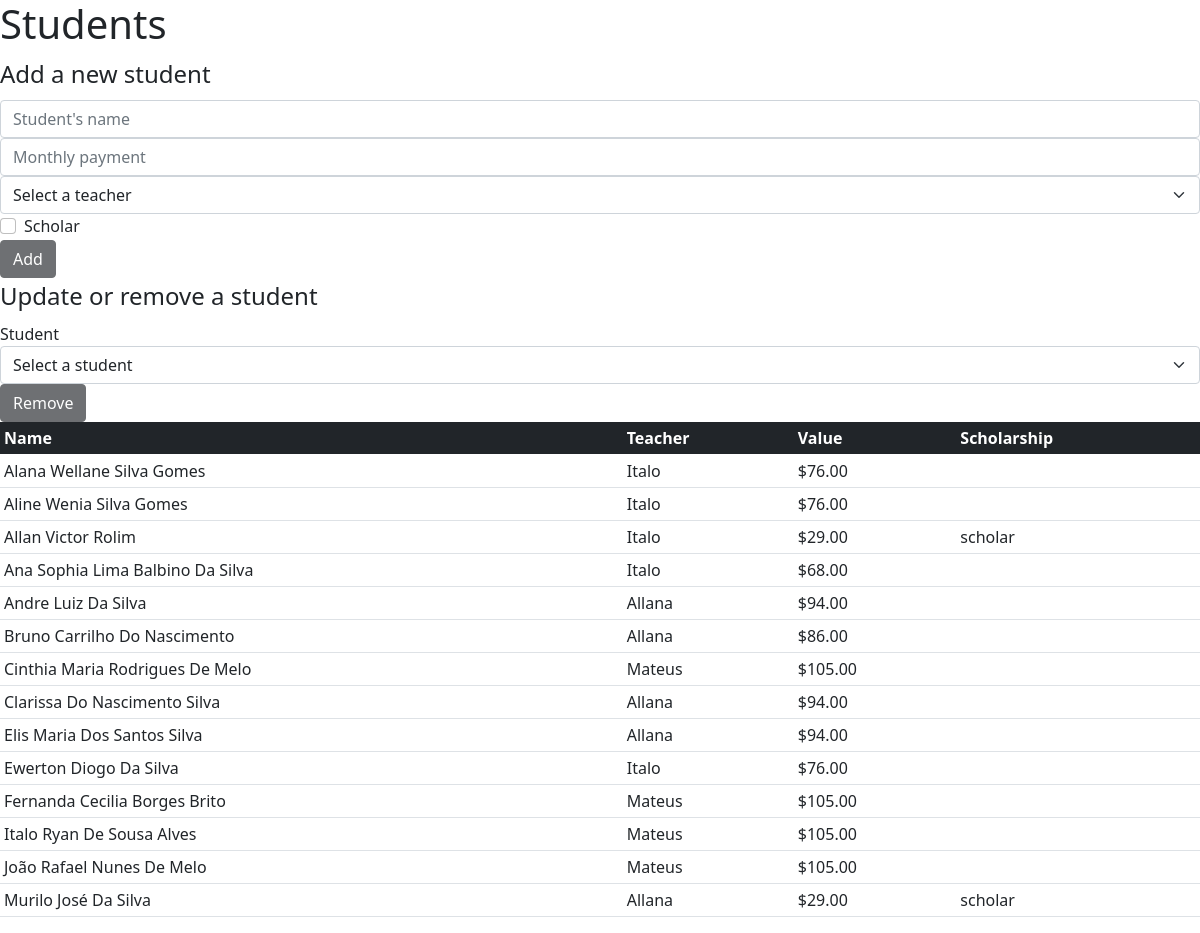
/students, run on the app's committed database.
### tables this page shows
CREATE TABLE students (
	id INTEGER PRIMARY KEY AUTOINCREMENT,
	name TEXT NOT NULL,
	teacher_id INTEGER NOT NULL,
	monthly REAL NOT NULL,
	scholar BOOLEAN NOT NULL DEFAULT FALSE
);

### application.py (the view)
@app.route('/students', methods=['GET', 'POST'])
def students():
    if request.method == 'POST':
        conn = sqlite3.connect('smart-fluent.db')
        c = conn.cursor()
        c.executescript(open('queries/create_tables.sql').read())
        if 'add-field' in request.form.keys():
            student = request.form.get('add-field').lower().strip()
            c.execute('''SELECT id FROM professors WHERE name = ?
                ''', (request.form.get('teacher').lower().strip(),))
            teacher_id = c.fetchone()[0]
            monthly = float(request.form.get('value'))
            scholar = False
            if 'scholar' in request.form.keys():
                scholar = True
            c.execute('''
                INSERT INTO students (name, teacher_id, monthly, scholar)
                VALUES (?, ?, ?, ?)
                ''', (student, teacher_id, monthly, scholar))
        elif 'rem-button' in request.form.keys():
            student_name = request.form.get('search-student').lower().strip()
            c.execute('''
                DELETE FROM students WHERE name = ?
                ''', (student_name,))
        else:
            pass
        conn.commit()
        conn.close()
        return redirect('/students')
    else:
        conn = sqlite3.connect('smart-fluent.db')
        c = conn.cursor()
        c.executescript(open('queries/create_tables.sql').read())
        professors = [row[0].title() for row in c.execute('''SELECT name FROM
            professors''')]
        students = []
        for row in c.execute('''SELECT * FROM students ORDER BY name'''):
            student = {
                'id': row[0],
                'name': row[1].title(),
                'teacher': row[2],
                'payment': '${:,.2f}'.format(row[3]),
                'scholar': ''
            }
            if row[4] == 1:
                student['scholar'] = 'scholar'
            students.append(student)
        for student in students:
            c.execute('''SELECT name FROM professors WHERE id = ?''', (student['teacher'],))
            student['teacher'] = c.fetchone()[0].title()
        conn.close()
        return render_template('students.html', professors=professors, \
            students=students)

### templates/students.html (shortened to what this page needs)
{% extends "layout.html" %}
{% block body %}
	<h1>Students</h1>
	<legend>Add a new student</legend>
	<form action="/students" method="post">
		<input type="text" id="add-field" name="add-field" class="form-control"
		placeholder="Student's name" required>
		<input type="number" id="value" name="value" placeholder="Monthly payment"
		class="form-control" min="0" step="0.01" required>
		<select id="teacher" name="teacher" class="form-select" required>
			<option value="">Select a teacher</option>
		</select>
		<div class="form-check">
			<label class="form-check-label" for="scholar">Scholar</label>
			<input class="form-check-input" type="checkbox" id="scholar" name="scholar" value="scholar">
		</div>
		<button type="submit" id="add-button" name="add-button"
		class="btn btn-dark" disabled>Add</button>
	</form>
	<form action="/students" method="post">
		<legend>Update or remove a student</legend>
		<label for="search-student">Student</label>
		<select id="search-student" class="form-select" name="search-student" required>
			<option value="">Select a student</option>
		</select>
		<button type="submit" id="rem-button" class="btn btn-dark"
		name="rem-button" disabled>Remove</button>
	</form>
	<div class="table-response">
	<table class="table table-sm table-hover">
		<thead class="table-dark">
			<th>Name</th>
			<th>Teacher</th>
			<th>Value</th>
			<th>Scholarship</th>
		</thead>
		{% for student in students %}
			<tr>
				<td>{{ student['name'] }}</td>
				<td>{{ student['teacher'] }}</td>
				<td>{{ student['payment'] }}</td>
				<td>{{ student['scholar'] }}</td>
			</tr>
		{% endfor %}
	</table>
	</div>
{% endblock %}

### templates/layout.html (shortened to what this page needs)
<!DOCTYPE html>
<html lang="en">
  <head>
		<link href="https://cdn.jsdelivr.net/npm/bootstrap@5.0.0-beta1/dist/css/bootstrap.min.css" rel="stylesheet">
  </head>
  <body>
    {% block body %}
    {% endblock %}
	</body>
</html>

### data on the page
students: name "Alana Wellane Silva Gomes", teacher "Italo", payment "$76.00"
students: name "Aline Wenia Silva Gomes", teacher "Italo", payment "$76.00"
students: name "Allan Victor Rolim", teacher "Italo", payment "$29.00", scholar "scholar"
students: name "Ana Sophia Lima Balbino Da Silva", teacher "Italo", payment "$68.00"
students: name "Andre Luiz Da Silva", teacher "Allana", payment "$94.00"
students: name "Bruno Carrilho Do Nascimento", teacher "Allana", payment "$86.00"
students: name "Cinthia Maria Rodrigues De Melo", teacher "Mateus", payment "$105.00"
students: name "Clarissa Do Nascimento Silva", teacher "Allana", payment "$94.00"
students: name "Elis Maria Dos Santos Silva", teacher "Allana", payment "$94.00"
students: name "Ewerton Diogo Da Silva", teacher "Italo", payment "$76.00"
students: name "Fernanda Cecilia Borges Brito", teacher "Mateus", payment "$105.00"
students: name "Italo Ryan De Sousa Alves", teacher "Mateus", payment "$105.00"
students: name "João Rafael Nunes De Melo", teacher "Mateus", payment "$105.00"

### other printed values
{{ student['name'] }} "Murilo José Da Silva"
{{ student['teacher'] }} "Allana"
{{ student['payment'] }} "$29.00"
{{ student['scholar'] }} "scholar"
